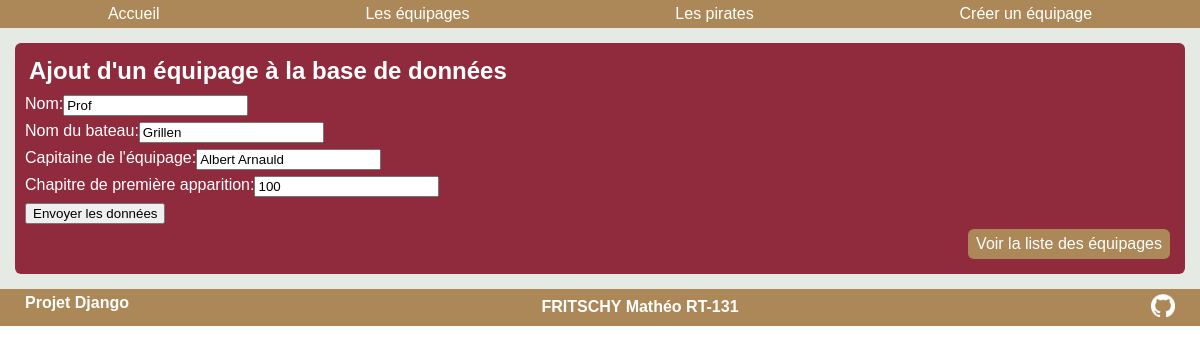
The page /onepiece/update/23/ on the database as committed earlier.
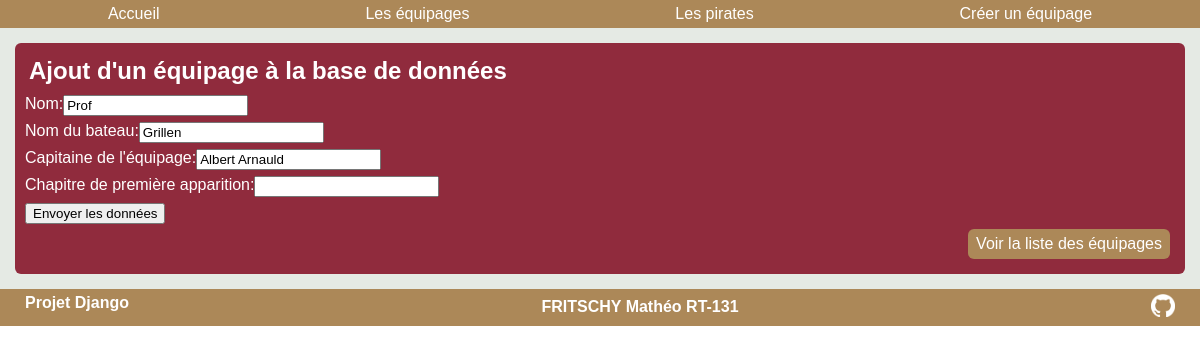
The same page on the database as committed later.
### onepiece/models.py (models this page shows, shortened)
class Equipage(models.Model):
    nom=models.CharField(max_length=100)
    nombateau=models.CharField(max_length=100)
    capitaine=models.CharField(max_length=100)
    premiereapparition=models.IntegerField(null = True, blank=True)
    def dictionnaire(self):
        return {"nom": self.nom, "nombateau": self.nombateau, "capitaine": self.capitaine, "premiereapparition": self.premiereapparition}

### onepiece/views.py (the view)
# urls.py: path('update/<int:id>/', views.update),
def update(request, id):
    equipage = models.Equipage.objects.get( pk = id)
    form = EquipageForm(equipage.dictionnaire())
    return render(request, "onepiece/equipages/creationequipage.html", {"form" : form, "id": id})

### onepiece/forms.py
class EquipageForm(ModelForm):
    class Meta:
        model = models.Equipage
        fields = ('nom', 'nombateau', 'capitaine', 'premiereapparition')
        labels={
            'nom' : _('Nom'),
            'nombateau' : _('Nom du bateau'),
            'capitaine' : _('Capitaine de l\'équipage'),
            'premiereapparition' : _('Chapitre de première apparition')
        }

### onepiece/templates/onepiece/equipages/creationequipage.html (shortened to what this page needs)
{% extends "onepiece/main.html" %} {% block title %} Page ajout équipage {%endblock %} {% block content %}
<article>
<h2>Ajout d'un équipage à la base de données</h2>
    {% if id %}
        <form method="post" action="/onepiece/traitementupdate/{{id}}/">
     {% else %}
        <form method="post" action="/onepiece/traitementequipage/">
     {% endif %}
    {{ form.as_ul }}
    <input type="submit" value="Envoyer les données"/>
    </form>
    <footer>
        <a href="/onepiece/equipages">Voir la liste des équipages</a>
    </footer>
</article>
{% endblock %}

Rows that differ between the two databases and show on the page:
changed Equipage "Prof": premiereapparition "100" → (not shown)
